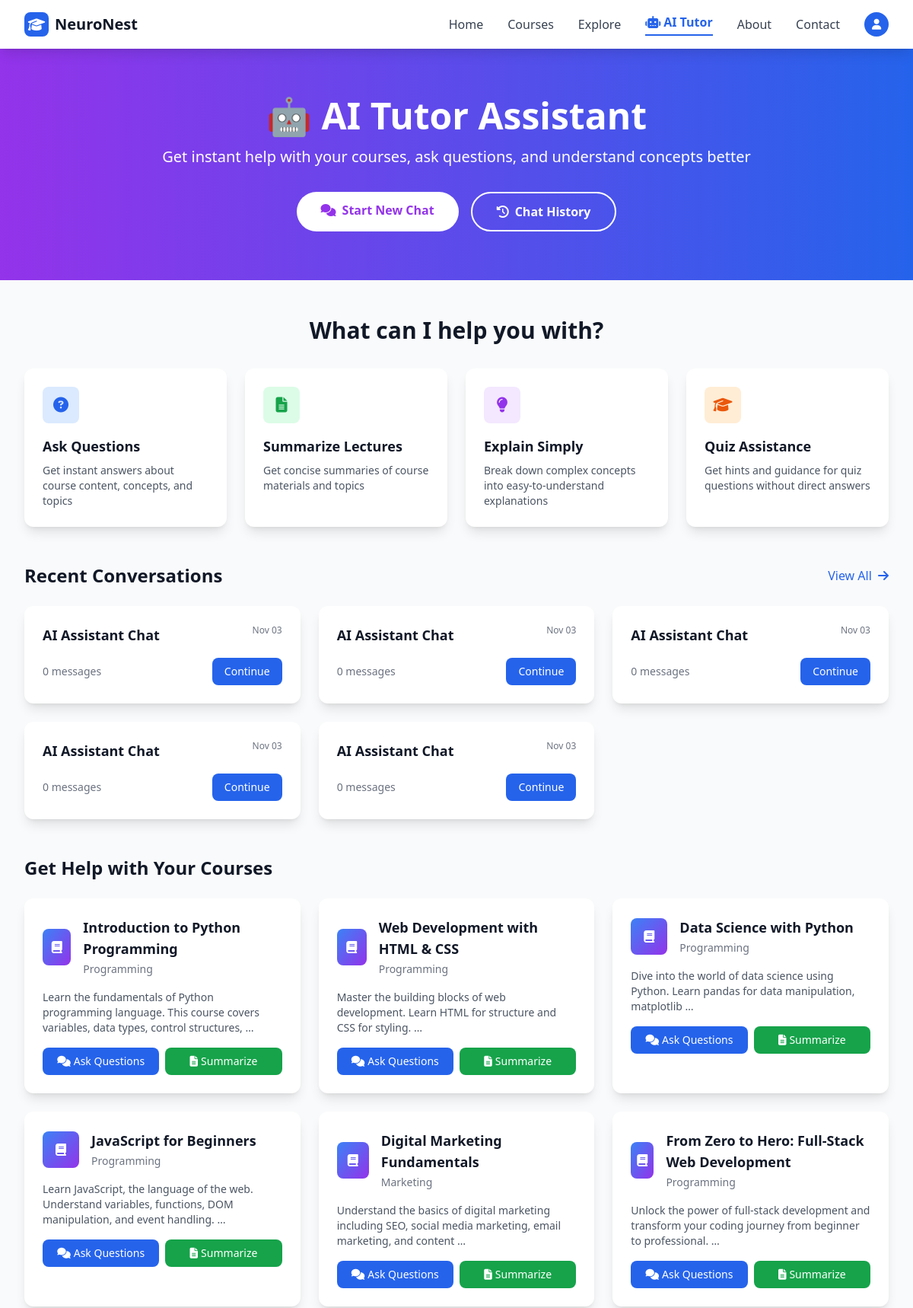
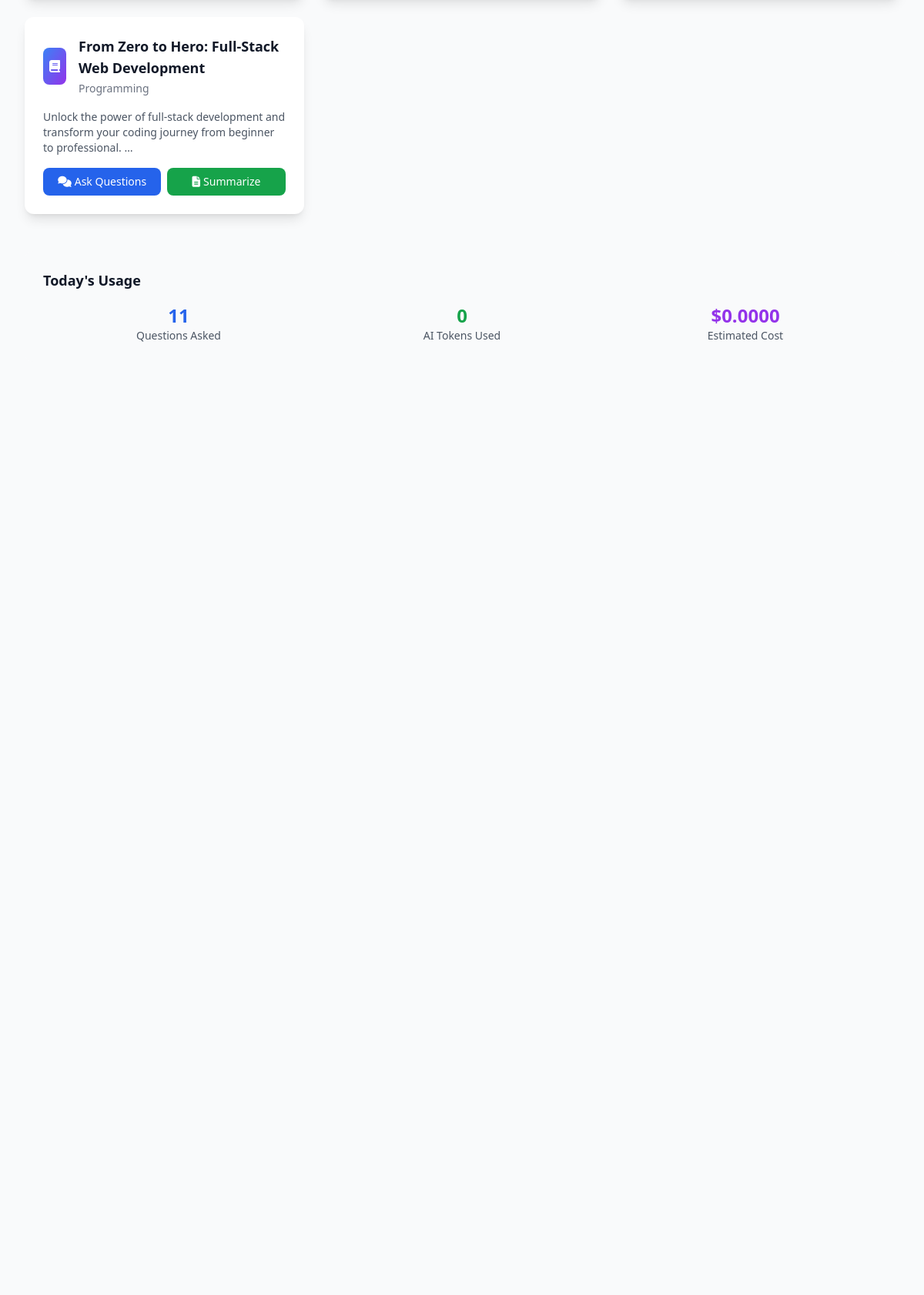
The page /tutor/ (signed in, upper part) on the database its author committed (2 pictures, top to bottom).
### tutor/models.py (models this page shows, shortened)
class ChatSession(models.Model):
    student = models.ForeignKey(User, on_delete=models.CASCADE, limit_choices_to={'role': 'student'})
    course = models.ForeignKey(Course, on_delete=models.CASCADE, null=True, blank=True)
    title = models.CharField(max_length=200, default="New Chat")
    created_at = models.DateTimeField(auto_now_add=True)
    updated_at = models.DateTimeField(auto_now=True)
    is_active = models.BooleanField(default=True)
    class Meta:
        ordering = ['-updated_at']
    def get_message_count(self):
        return self.messages.count()

class UsageStatistics(models.Model):
    user = models.ForeignKey(User, on_delete=models.CASCADE)
    date = models.DateField(auto_now_add=True)
    requests_count = models.IntegerField(default=0)
    tokens_used = models.IntegerField(default=0)
    estimated_cost = models.DecimalField(max_digits=10, decimal_places=4, default=0.0000)
    class Meta:
        unique_together = ('user', 'date')
        verbose_name = "Usage Statistics"
        verbose_name_plural = "Usage Statistics"

### courses/models.py (models this page shows, shortened)
class Course(models.Model):
    CATEGORY_CHOICES = [
        ('programming', 'Programming'),
        ('design', 'Design'),
        ('business', 'Business'),
        ('data_science', 'Data Science'),
        ('marketing', 'Marketing'),
        ('photography', 'Photography'),
        ('music', 'Music'),
        ('language', 'Language'),
        ('health', 'Health & Fitness'),
        ('other', 'Other'),
    ]
    title = models.CharField(max_length=200)
    description = models.TextField(blank=True)
    instructor = models.ForeignKey(User, on_delete=models.CASCADE, limit_choices_to={'role': 'instructor'})
    category = models.CharField(max_length=50, choices=CATEGORY_CHOICES, default='other')
    created_at = models.DateTimeField(auto_now_add=True)

### tutor/views.py (the view)
# urls.py: path('', views.tutor_dashboard, name='dashboard'),
@login_required
def tutor_dashboard(request):
    if request.user.role != 'student':
        messages.error(request, 'AI Tutor is available for students only.')
        return redirect('courses:course_list')
    recent_sessions = ChatSession.objects.filter(
        student=request.user,
        is_active=True
    )[:5]
    enrolled_courses = Course.objects.filter(
        enrollment__student=request.user
    ).distinct()
    from django.utils import timezone
    today = timezone.now().date()
    try:
        from .models import UsageStatistics
        daily_usage = UsageStatistics.objects.get(user=request.user, date=today)
    except UsageStatistics.DoesNotExist:
        daily_usage = None
    context = {
        'recent_sessions': recent_sessions,
        'enrolled_courses': enrolled_courses,
        'daily_usage': daily_usage,
    }
    return render(request, 'tutor/dashboard.html', context)

### tutor/templates/tutor/dashboard.html (shortened to what this page needs)
{% extends 'base/base.html' %}
{% block content %}
<div class="bg-gradient-to-r from-purple-600 to-blue-600 text-white py-16">
    <div class="max-w-7xl mx-auto px-4 sm:px-6 lg:px-8">
        <div class="text-center">
            <h1 class="text-4xl md:text-5xl font-bold mb-4">🤖 AI Tutor Assistant</h1>
            <p class="text-xl mb-8">Get instant help with your courses, ask questions, and understand concepts better
            </p>
            <div class="flex flex-col sm:flex-row gap-4 justify-center">
                <a href="{% url 'tutor:new_chat' %}"
                    class="bg-white text-purple-600 px-8 py-3 rounded-full font-semibold hover:bg-gray-100 transition-colors">
                    <i class="fas fa-comments mr-2"></i>Start New Chat
                </a>
                <a href="{% url 'tutor:chat_history' %}"
                    class="border-2 border-white text-white px-8 py-3 rounded-full font-semibold hover:bg-white hover:text-purple-600 transition-colors">
                    <i class="fas fa-history mr-2"></i>Chat History
                </a>
            </div>
        </div>
    </div>
</div>
<div class="max-w-7xl mx-auto px-4 sm:px-6 lg:px-8 py-12">
    <div class="mb-12">
        <h2 class="text-3xl font-bold text-gray-900 dark:text-white mb-8 text-center">What can I help you with?</h2>
        <div class="grid grid-cols-1 md:grid-cols-2 lg:grid-cols-4 gap-6">
            <div class="bg-white dark:bg-gray-800 rounded-xl p-6 shadow-lg hover:shadow-xl transition-shadow">
                <div class="w-12 h-12 bg-blue-100 dark:bg-blue-900 rounded-lg flex items-center justify-center mb-4">
                    <i class="fas fa-question-circle text-blue-600 dark:text-blue-400 text-xl"></i>
                </div>
                <h3 class="text-lg font-semibold text-gray-900 dark:text-white mb-2">Ask Questions</h3>
                <p class="text-gray-600 dark:text-gray-300 text-sm">Get instant answers about course content, concepts,
                    and topics</p>
            </div>
            <div class="bg-white dark:bg-gray-800 rounded-xl p-6 shadow-lg hover:shadow-xl transition-shadow">
                <div class="w-12 h-12 bg-green-100 dark:bg-green-900 rounded-lg flex items-center justify-center mb-4">
                    <i class="fas fa-file-alt text-green-600 dark:text-green-400 text-xl"></i>
                </div>
                <h3 class="text-lg font-semibold text-gray-900 dark:text-white mb-2">Summarize Lectures</h3>
                <p class="text-gray-600 dark:text-gray-300 text-sm">Get concise summaries of course materials and topics
                </p>
            </div>
            <div class="bg-white dark:bg-gray-800 rounded-xl p-6 shadow-lg hover:shadow-xl transition-shadow">
                <div
                    class="w-12 h-12 bg-purple-100 dark:bg-purple-900 rounded-lg flex items-center justify-center mb-4">
                    <i class="fas fa-lightbulb text-purple-600 dark:text-purple-400 text-xl"></i>
                </div>
                <h3 class="text-lg font-semibold text-gray-900 dark:text-white mb-2">Explain Simply</h3>
                <p class="text-gray-600 dark:text-gray-300 text-sm">Break down complex concepts into easy-to-understand
                    explanations</p>
            </div>
            <div class="bg-white dark:bg-gray-800 rounded-xl p-6 shadow-lg hover:shadow-xl transition-shadow">
                <div
                    class="w-12 h-12 bg-orange-100 dark:bg-orange-900 rounded-lg flex items-center justify-center mb-4">
                    <i class="fas fa-graduation-cap text-orange-600 dark:text-orange-400 text-xl"></i>
                </div>
                <h3 class="text-lg font-semibold text-gray-900 dark:text-white mb-2">Quiz Assistance</h3>
                <p class="text-gray-600 dark:text-gray-300 text-sm">Get hints and guidance for quiz questions without
                    direct answers</p>
            </div>
        </div>
    </div>
    {% if recent_sessions %}
    <div class="mb-12">
        <div class="flex items-center justify-between mb-6">
            <h2 class="text-2xl font-bold text-gray-900 dark:text-white">Recent Conversations</h2>
            <a href="{% url 'tutor:chat_history' %}" class="text-blue-600 hover:text-blue-700 font-medium">
                View All <i class="fas fa-arrow-right ml-1"></i>
            </a>
        </div>
        <div class="grid grid-cols-1 md:grid-cols-2 lg:grid-cols-3 gap-6">
            {% for session in recent_sessions %}
            <div class="bg-white dark:bg-gray-800 rounded-xl p-6 shadow-lg hover:shadow-xl transition-shadow">
                <div class="flex items-start justify-between mb-4">
                    <h3 class="text-lg font-semibold text-gray-900 dark:text-white">{{ session.title }}</h3>
                    <span class="text-xs text-gray-500 dark:text-gray-400">{{ session.updated_at|date:"M d" }}</span>
                </div>
                <div class="flex items-center justify-between">
                    <span class="text-sm text-gray-500 dark:text-gray-400">
                        {{ session.get_message_count }} message{{ session.get_message_count|pluralize }}
                    </span>
                    <a href="{% url 'tutor:chat_session' session.id %}"
                        class="bg-blue-600 text-white px-4 py-2 rounded-lg hover:bg-blue-700 transition-colors text-sm">
                        Continue
                    </a>
                </div>
            </div>
            {% endfor %}
        </div>
    </div>
    {% endif %}
    {% if enrolled_courses %}
    <div class="mb-12">
        <h2 class="text-2xl font-bold text-gray-900 dark:text-white mb-6">Get Help with Your Courses</h2>
        <div class="grid grid-cols-1 md:grid-cols-2 lg:grid-cols-3 gap-6">
            {% for course in enrolled_courses %}
            <div class="bg-white dark:bg-gray-800 rounded-xl p-6 shadow-lg hover:shadow-xl transition-shadow">
                <div class="flex items-center mb-4">
                    <div
                        class="w-12 h-12 bg-gradient-to-br from-blue-500 to-purple-600 rounded-lg flex items-center justify-center mr-4">
                        <i class="fas fa-book text-white"></i>
                    </div>
                    <div>
                        <h3 class="text-lg font-semibold text-gray-900 dark:text-white">{{ course.title }}</h3>
                        <span class="text-sm text-gray-500 dark:text-gray-400">{{ course.get_category_display }}</span>
                    </div>
                </div>
                <p class="text-gray-600 dark:text-gray-300 text-sm mb-4">{{ course.description|truncatewords:15 }}</p>
                <div class="flex gap-2">
                    <button onclick="startCourseChat({{ course.id }}, '{{ course.title|escapejs }}')"
                        class="flex-1 bg-blue-600 text-white px-4 py-2 rounded-lg hover:bg-blue-700 transition-colors text-sm">
                        <i class="fas fa-comments mr-1"></i>Ask Questions
                    </button>
                    <button onclick="summarizeCourse({{ course.id }}, '{{ course.title|escapejs }}')"
                        class="flex-1 bg-green-600 text-white px-4 py-2 rounded-lg hover:bg-green-700 transition-colors text-sm">
                        <i class="fas fa-file-alt mr-1"></i>Summarize
                    </button>
                </div>
            </div>
            {% endfor %}
        </div>
    </div>
    {% endif %}
    {% if daily_usage %}
    <div class="bg-gray-50 dark:bg-gray-800 rounded-xl p-6">
        <h3 class="text-lg font-semibold text-gray-900 dark:text-white mb-4">Today's Usage</h3>
        <div class="grid grid-cols-1 md:grid-cols-3 gap-4">
            <div class="text-center">
                <div class="text-2xl font-bold text-blue-600">{{ daily_usage.requests_count }}</div>
                <div class="text-sm text-gray-600 dark:text-gray-300">Questions Asked</div>
            </div>
            <div class="text-center">
                <div class="text-2xl font-bold text-green-600">{{ daily_usage.tokens_used }}</div>
                <div class="text-sm text-gray-600 dark:text-gray-300">AI Tokens Used</div>
            </div>
            <div class="text-center">
                <div class="text-2xl font-bold text-purple-600">${{ daily_usage.estimated_cost|floatformat:4 }}</div>
                <div class="text-sm text-gray-600 dark:text-gray-300">Estimated Cost</div>
            </div>
        </div>
    </div>
    {% endif %}
</div>
{% endblock %}

### rows shown on the page
ChatSession: title "AI Assistant Chat", updated_at "Nov 03", get_message_count "0"
ChatSession: title "AI Assistant Chat", updated_at "Nov 03", get_message_count "0"
ChatSession: title "AI Assistant Chat", updated_at "Nov 03", get_message_count "0"
ChatSession: title "AI Assistant Chat", updated_at "Nov 03", get_message_count "0"
ChatSession: title "AI Assistant Chat", updated_at "Nov 03", get_message_count "0"
Course: title "Introduction to Python Programming", category "Programming", description "Learn the fundamentals of Python programming language. This course covers variables, data types, control structures, …"
Course: title "Web Development with HTML & CSS", category "Programming", description "Master the building blocks of web development. Learn HTML for structure and CSS for styling. …"
Course: title "Data Science with Python", category "Programming", description "Dive into the world of data science using Python. Learn pandas for data manipulation, matplotlib …"
Course: title "JavaScript for Beginners", category "Programming", description "Learn JavaScript, the language of the web. Understand variables, functions, DOM manipulation, and event handling. …"
Course: title "Digital Marketing Fundamentals", category "Marketing", description "Understand the basics of digital marketing including SEO, social media marketing, email marketing, and content …"
Course: title "From Zero to Hero: Full-Stack Web Development", category "Programming", description "Unlock the power of full-stack development and transform your coding journey from beginner to professional. …"
Course: title "From Zero to Hero: Full-Stack Web Development", category "Programming", description "Unlock the power of full-stack development and transform your coding journey from beginner to professional. …"
UsageStatistics: requests_count "11", tokens_used "0", estimated_cost "0.0000"
